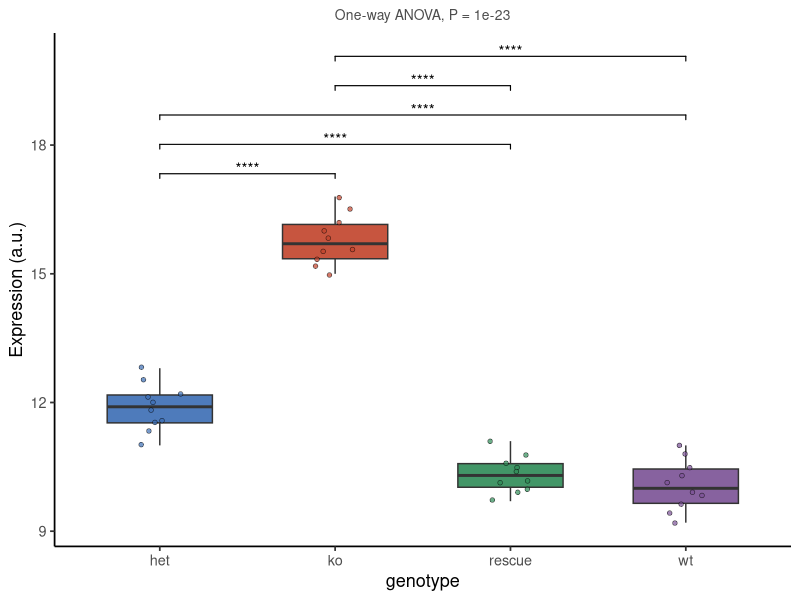

R code for this plot:
#!/usr/bin/env Rscript
# Standalone reproduction. Run inside the pinned pubplot container
# (see REPRODUCE.md) from this bundle folder.
suppressPackageStartupMessages({
  library(ggplot2); library(ggpubr); library(rstatix); library(readr)
})

df <- as.data.frame(read_csv("input_expression.csv", show_col_types = FALSE))
df[["genotype"]] <- factor(df[["genotype"]])
df[["expression"]] <- as.numeric(df[["expression"]])

ph <- rstatix::tukey_hsd(df, expression ~ genotype)
ph$group1 <- as.character(ph$group1); ph$group2 <- as.character(ph$group2)
sig <- ph[which(ph$p.adj < 0.05), , drop = FALSE]
if (nrow(sig) > 0) {
  ymax <- max(df[["expression"]], na.rm = TRUE); rng <- diff(range(df[["expression"]], na.rm = TRUE))
  if (!is.finite(rng) || rng == 0) rng <- max(abs(ymax), 1)
  sig$y.position <- ymax + rng * (0.07 + 0.09 * (seq_len(nrow(sig)) - 1))
  sig$lab <- sig$p.adj.signif
}

omni <- as.data.frame(rstatix::anova_test(df, expression ~ genotype))
subtitle_txt <- paste0("One-way ANOVA, P = ", formatC(omni$p[1], format = "g", digits = 2))

p <- ggplot(df, aes(x = .data[["genotype"]], y = .data[["expression"]])) +
  geom_boxplot(aes(fill = .data[["genotype"]]), width = 0.6, outlier.shape = NA, alpha = 0.9) +
  geom_jitter(aes(fill = .data[["genotype"]]), width = 0.12, size = 1.4, alpha = 0.7, shape = 21, stroke = 0.3) +
  scale_fill_manual(values = c("#3B6DB3", "#C1432B", "#2E8B57", "#7A5195")) +
  labs(x = "genotype", y = "Expression (a.u.)", subtitle = subtitle_txt) +
  theme_classic(base_size = 13) +
  theme(legend.position = "none",
        plot.subtitle = element_text(hjust = 0.5, size = 10, colour = "grey30"))
if (nrow(sig) > 0) p <- p + stat_pvalue_manual(sig, label = "lab", tip.length = 0.01, bracket.size = 0.4)

ggsave("figure_expression_bar.pdf", p, width = 4.2, height = 4.2)
cat("Reproduced figure.\n")
